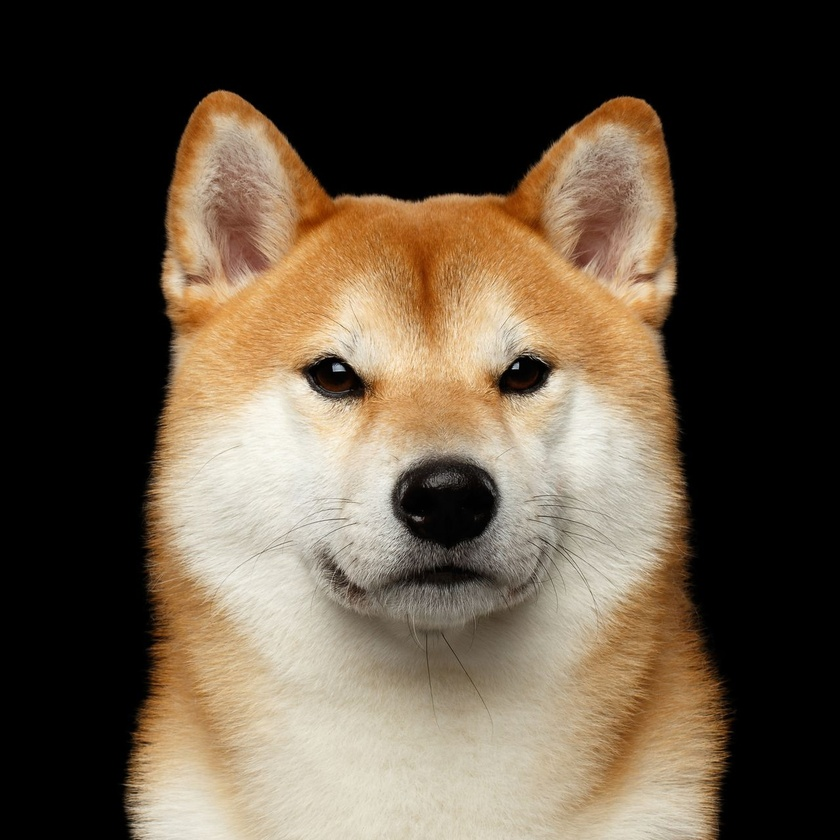
#> input picture shiba.jpeg, 840 x 840 px, shrunk from 1280 x 1280 before the run, found by its file name
$ python stack.py   (older library calls are emulated)
#> lines starting #> are read from the running program, lines starting #| are printed output that depends on the picture
import numpy as np
import cv2
import matplotlib.pyplot as plt

def kirsch_filter(gray):
    if gray.ndim > 2:
        raise Exception("illegal argument: input must be a single channel image (gray)")
    kernelG1 = np.array([[ 5,  5,  5],
                         [-3,  0, -3],
                         [-3, -3, -3]], dtype=np.float32)
    kernelG2 = np.array([[ 5,  5, -3],
                         [ 5,  0, -3],
                         [-3, -3, -3]], dtype=np.float32)
    kernelG3 = np.array([[ 5, -3, -3],
                         [ 5,  0, -3],
                         [ 5, -3, -3]], dtype=np.float32)
    kernelG4 = np.array([[-3, -3, -3],
                         [ 5,  0, -3],
                         [ 5,  5, -3]], dtype=np.float32)
    kernelG5 = np.array([[-3, -3, -3],
                         [-3,  0, -3],
                         [ 5,  5,  5]], dtype=np.float32)
    kernelG6 = np.array([[-3, -3, -3],
                         [-3,  0,  5],
                         [-3,  5,  5]], dtype=np.float32)
    kernelG7 = np.array([[-3, -3,  5],
                         [-3,  0,  5],
                         [-3, -3,  5]], dtype=np.float32)
    kernelG8 = np.array([[-3,  5,  5],
                         [-3,  0,  5],
                         [-3, -3, -3]], dtype=np.float32)

    g1 = cv2.normalize(cv2.filter2D(gray, cv2.CV_32F, kernelG1), None, 0, 255, cv2.NORM_MINMAX, cv2.CV_8UC1)
    print(type(g1))
    g2 = cv2.normalize(cv2.filter2D(gray, cv2.CV_32F, kernelG2), None, 0, 255, cv2.NORM_MINMAX, cv2.CV_8UC1)
    g3 = cv2.normalize(cv2.filter2D(gray, cv2.CV_32F, kernelG3), None, 0, 255, cv2.NORM_MINMAX, cv2.CV_8UC1)
    g4 = cv2.normalize(cv2.filter2D(gray, cv2.CV_32F, kernelG4), None, 0, 255, cv2.NORM_MINMAX, cv2.CV_8UC1)
    g5 = cv2.normalize(cv2.filter2D(gray, cv2.CV_32F, kernelG5), None, 0, 255, cv2.NORM_MINMAX, cv2.CV_8UC1)
    g6 = cv2.normalize(cv2.filter2D(gray, cv2.CV_32F, kernelG6), None, 0, 255, cv2.NORM_MINMAX, cv2.CV_8UC1)
    g7 = cv2.normalize(cv2.filter2D(gray, cv2.CV_32F, kernelG7), None, 0, 255, cv2.NORM_MINMAX, cv2.CV_8UC1)
    g8 = cv2.normalize(cv2.filter2D(gray, cv2.CV_32F, kernelG8), None, 0, 255, cv2.NORM_MINMAX, cv2.CV_8UC1)
    magn = cv2.max(
        g1, cv2.max(
            g2, cv2.max(
                g3, cv2.max(
                    g4, cv2.max(
                        g5, cv2.max(
                            g6, cv2.max(
                                g7, g8
                            )
                        )
                    )
                )
            )
        )
    )
    return magn


# path = r'/Users/sirap/Documents/Year_4/year-4-image/maxF.png'
path = r'/Users/sirap/Documents/Year_4/year-4-image/shiba.jpeg'
img = cv2.imread(path, 0)
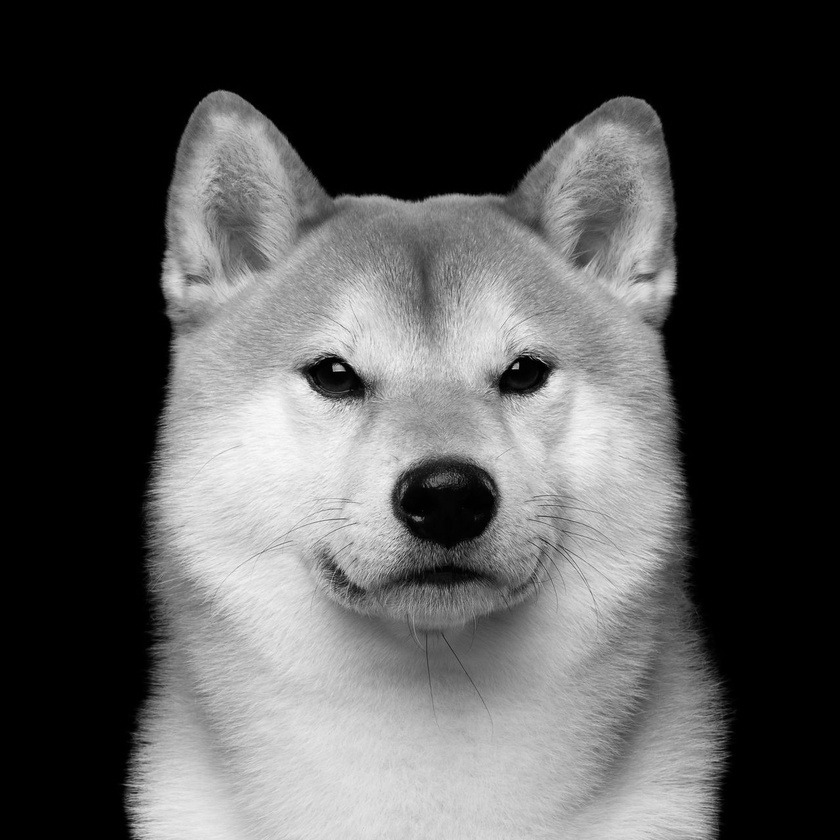
#> img: shape (840, 840); min 0, max 250, mean 84.1
img2 = kirsch_filter(img)
#> in kirsch_filter, `g1 = cv2.normalize(cv2.filter2D(gray, cv2.CV_32F, kernelG1), None, 0, ..`:
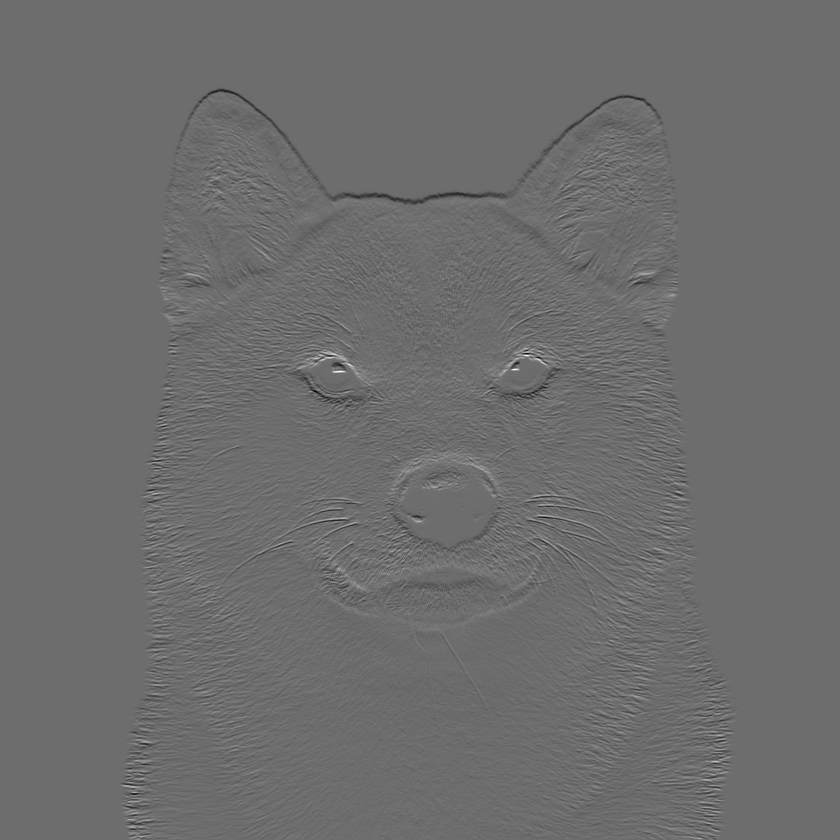
#> g1: shape (840, 840); min 0, max 255, mean 108.8
#| <class 'numpy.ndarray'>
#> in kirsch_filter, `g2 = cv2.normalize(cv2.filter2D(gray, cv2.CV_32F, kernelG2), None, 0, ..`:
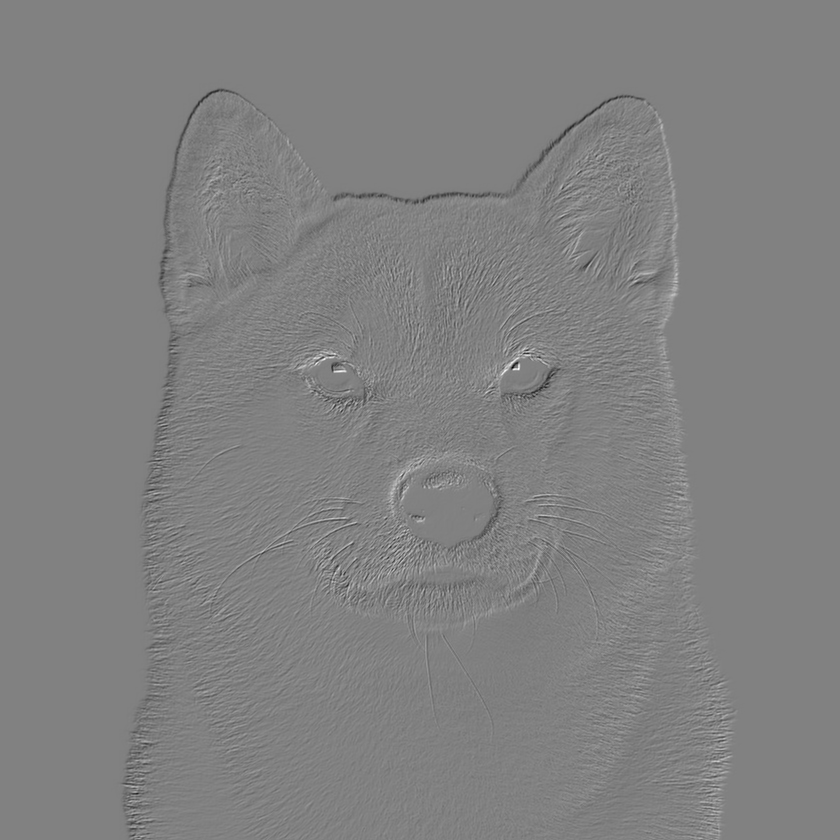
#> g2: shape (840, 840); min 0, max 255, mean 128.6
#> in kirsch_filter, `g5 = cv2.normalize(cv2.filter2D(gray, cv2.CV_32F, kernelG5), None, 0, ..`:
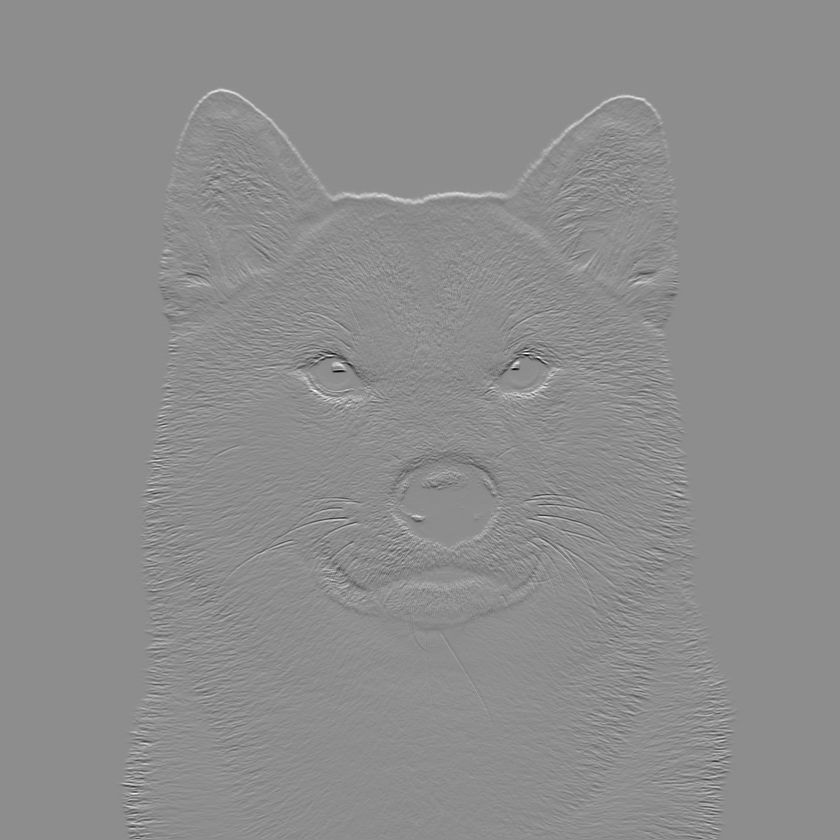
#> g5: shape (840, 840); min 0, max 255, mean 141.1
#> in kirsch_filter, `g6 = cv2.normalize(cv2.filter2D(gray, cv2.CV_32F, kernelG6), None, 0, ..`:
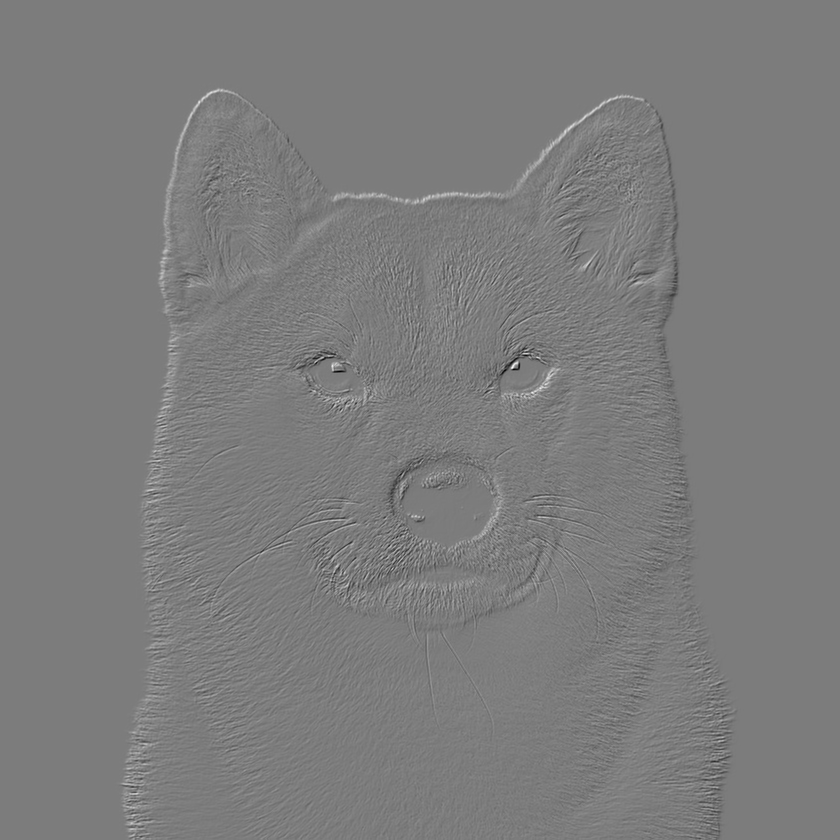
#> g6: shape (840, 840); min 0, max 255, mean 124.2

fig, ax = plt.subplots(2, figsize=(8, 8),constrained_layout=True)
fig.suptitle("Sharp vs Unsharp", fontsize=12)

# plot Sharpen Filter
ax[0].set_title('Original')
ax[0].imshow(img, cmap="gray")
ax[1].set_title('Compass Filter')
ax[1].imshow(img2, cmap="gray")

plt.show()

$ run again, with tony.jpeg copied over shiba.jpeg
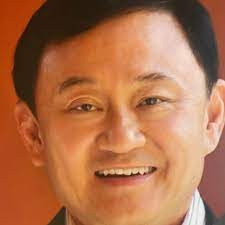
#> input picture tony.jpeg, 225 x 225 px, found by its file name
#| <class 'numpy.ndarray'>
#> in kirsch_filter, `g8 = cv2.normalize(cv2.filter2D(gray, cv2.CV_32F, kernelG8), None, 0, ..`:
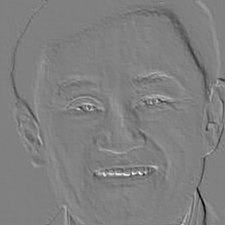
#> g8: shape (225, 225); min 0, max 255, mean 127.7
#> in kirsch_filter, `magn = cv2.max( g1, cv2.max( g2, cv2.max( g3, cv2.max( g4, cv2.max( g5..`:
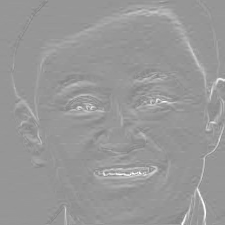
#> magn: shape (225, 225); min 131, max 255, mean 152.2

$ run again, with Image_negative.jpg copied over shiba.jpeg
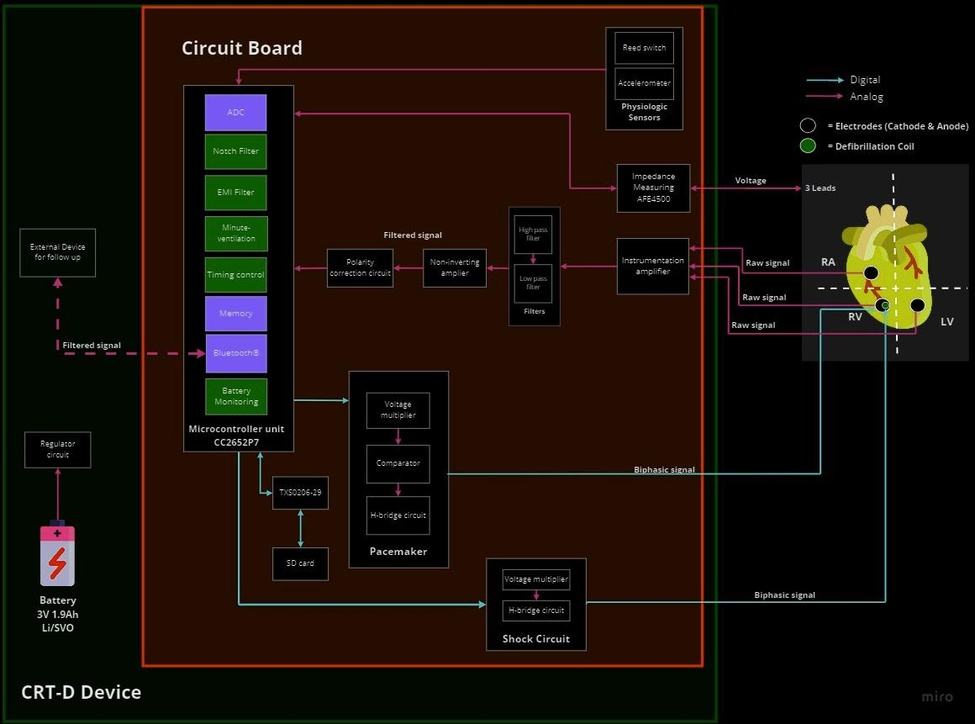
#> input picture Image_negative.jpg, 975 x 724 px, shrunk from 1160 x 861 before the run, found by its file name
#| <class 'numpy.ndarray'>
#> in kirsch_filter, `g7 = cv2.normalize(cv2.filter2D(gray, cv2.CV_32F, kernelG7), None, 0, ..`:
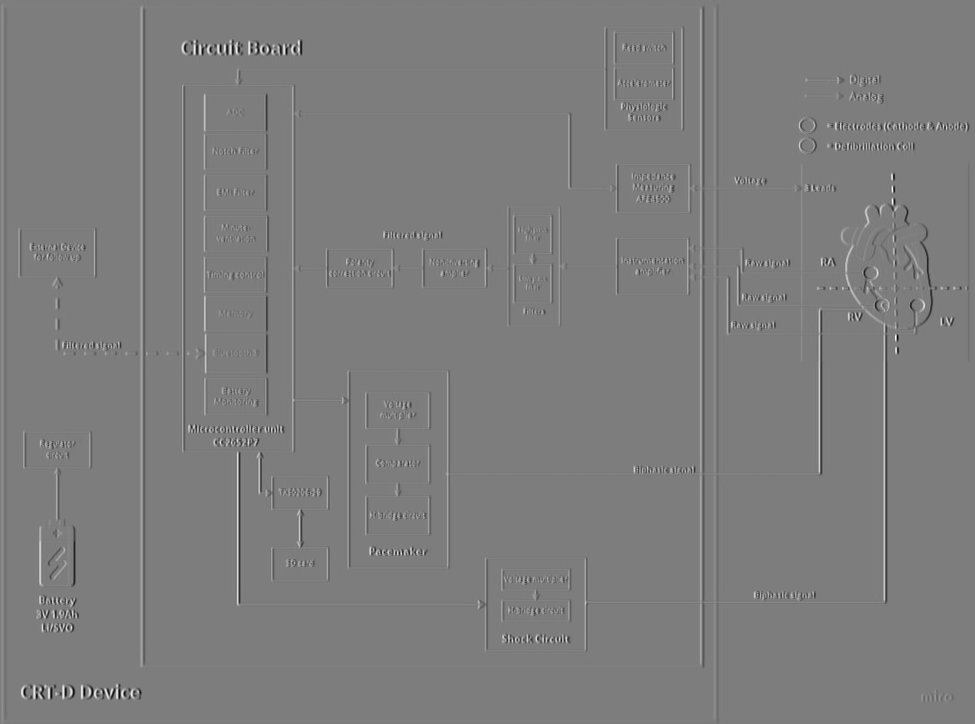
#> g7: shape (724, 975); min 0, max 255, mean 125
#> in kirsch_filter, `magn = cv2.max( g1, cv2.max( g2, cv2.max( g3, cv2.max( g4, cv2.max( g5..`:
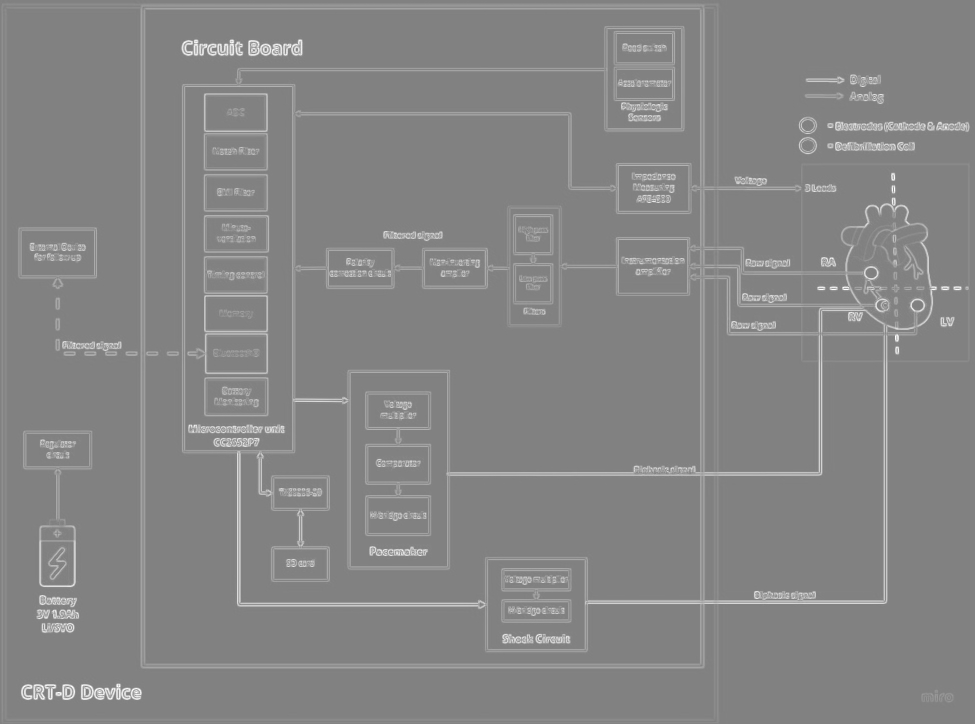
#> magn: shape (724, 975); min 127, max 255, mean 133
